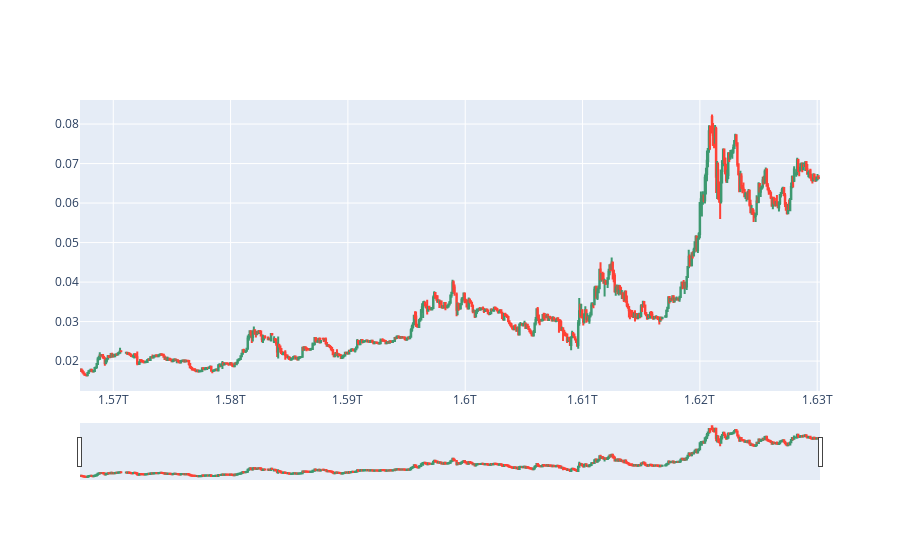

Notebook cell for this chart:
### Code cell
import plotly.graph_objects as go

from datetime import datetime


fig = go.Figure(data=[go.Candlestick(x=df['period'],
                open=df['open'],
                high=df['high'],
                low=df['low'],
                close=df['close'])])

fig.show()

### Figure 1 — Plotly figure (JSON) as saved in the notebook; plotly's stock layout.template omitted (floating-point values rounded to 4 significant figures; data arrays with more than 128 entries replaced by an {"elided": "..."} marker saying what was removed)
{"data": [{"close": {"elided": "716 str values"}, "high": {"elided": "716 str values"}, "low": {"elided": "716 str values"}, "open": {"elided": "716 str values"}, "type": "candlestick", "x": {"elided": "716 int values"}}], "layout": {}}
